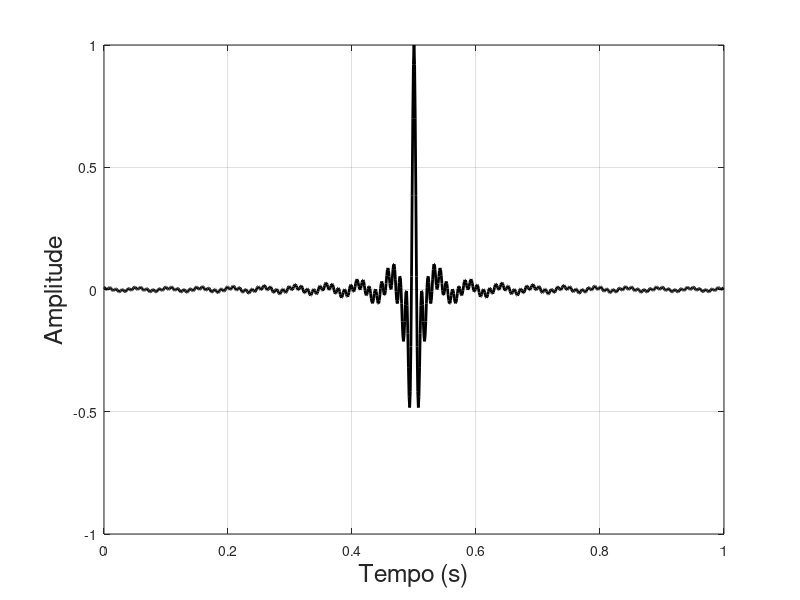
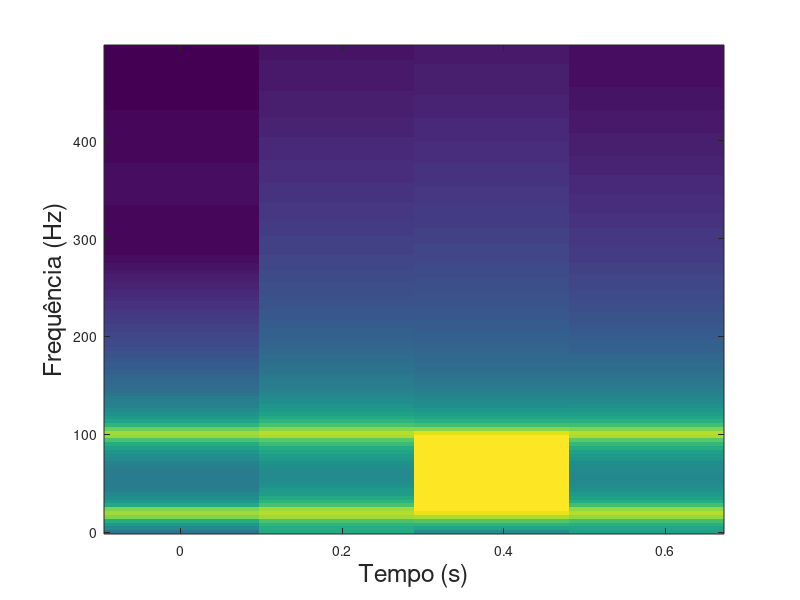

Write the MATLAB code that produced these figures, in order.
% Fundamentos de Acústica Submarina 

clear all, close all 

pkg load signal

nfreqs = 101;
fmin =  20;
fmax = 100;
f = linspace(fmin,fmax,nfreqs);
amostragem = 1000;
nyquist = 500;
dt = 1.0/amostragem;
t = [0:dt:1-dt];
w = 2*pi*f;
s = zeros(1,amostragem);

for i = 1:nfreqs
    s = s + cos( w(i)*(t-0.5) );
endfor

s = s/max( abs( s ) );

figure(1)
plot(t,s,'k','LineWidth',2)
grid on, box on
xlabel('Tempo (s)','FontSize',18)
ylabel('Amplitude','FontSize',18)

figure(2)
specgram(s, 256, amostragem, 256, 64);
xlabel('Tempo (s)','FontSize',18)
ylabel('Frequência (Hz)','FontSize',18)

